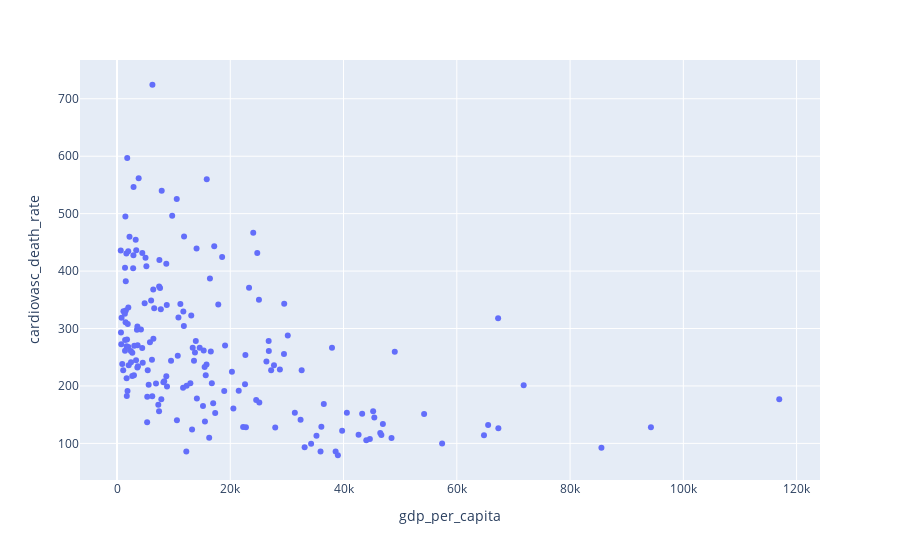

Notebook code for this chart:
### Code cell
fig = px.scatter(test_df, x="gdp_per_capita", y="cardiovasc_death_rate")
fig.show()

### Figure 1 — Plotly figure (JSON) as saved in the notebook; plotly's stock layout.template omitted (floating-point values rounded to 4 significant figures; data arrays with more than 128 entries replaced by an {"elided": "..."} marker saying what was removed)
{"data": [{"hovertemplate": "gdp_per_capita=%{x}<br>cardiovasc_death_rate=%{y}<extra></extra>", "legendgroup": "", "marker": {"color": "#636efa", "symbol": "circle"}, "mode": "markers", "name": "", "orientation": "v", "showlegend": false, "type": "scatter", "x": {"elided": "179 float values"}, "xaxis": "x", "y": {"elided": "179 float values"}, "yaxis": "y"}], "layout": {"legend": {"tracegroupgap": 0}, "margin": {"t": 60}, "xaxis": {"anchor": "y", "domain": [0, 1], "title": {"text": "gdp_per_capita"}}, "yaxis": {"anchor": "x", "domain": [0, 1], "title": {"text": "cardiovasc_death_rate"}}}}
